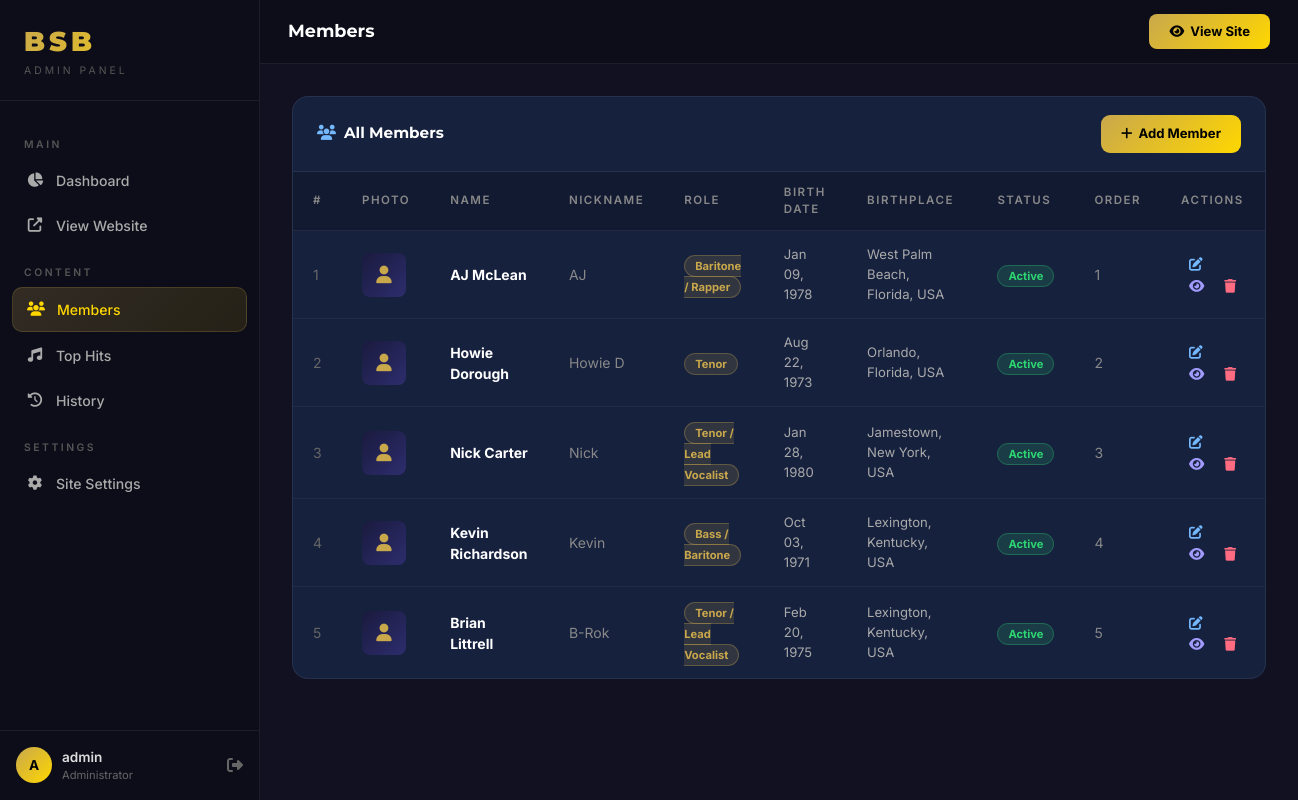
Screenshot of /dashboard/members/index.php (signed in) with the database file from the repository.
### tables this page shows
CREATE TABLE IF NOT EXISTS members (
  id          INT AUTO_INCREMENT PRIMARY KEY,
  name        VARCHAR(100)  NOT NULL,
  nickname    VARCHAR(100)  DEFAULT NULL,
  birthdate   DATE          DEFAULT NULL,
  birthplace  VARCHAR(150)  DEFAULT NULL,
  role        VARCHAR(100)  DEFAULT NULL,
  photo       VARCHAR(255)  DEFAULT NULL,
  bio         TEXT          DEFAULT NULL,
  social_ig   VARCHAR(255)  DEFAULT NULL,
  social_tw   VARCHAR(255)  DEFAULT NULL,
  social_fb   VARCHAR(255)  DEFAULT NULL,
  is_active   TINYINT(1)    DEFAULT 1,
  display_order INT         DEFAULT 0,
  created_at  TIMESTAMP     DEFAULT CURRENT_TIMESTAMP,
  updated_at  TIMESTAMP     DEFAULT CURRENT_TIMESTAMP ON UPDATE CURRENT_TIMESTAMP
);

### dashboard/members/index.php (the view, shortened to what this page needs)
<?php
$pdo     = getDB();
$members = $pdo->query("SELECT * FROM members ORDER BY display_order ASC, id ASC")->fetchAll();
require_once __DIR__ . '/../layout_header.php';
?>
<div class="content-card">
  <div class="content-card-header">
    <span class="content-card-title"><i class="fas fa-users me-2" style="color:#74b9ff;"></i>All Members</span>
    <a href="create.php" class="btn-add text-decoration-none"><i class="fas fa-plus"></i> Add Member</a>
  </div>
  <div class="content-card-body">
    <table class="bsb-table">
      <thead><tr>
        <th>#</th><th>Photo</th><th>Name</th><th>Nickname</th><th>Role</th><th>Birth Date</th><th>Birthplace</th><th>Status</th><th>Order</th><th>Actions</th>
      </tr></thead>
      <tbody>
      <?php foreach ($members as $i => $m): ?>
      <tr>
        <td style="color:#666;"><?= $m['id'] ?></td>
        <td>
          <?php if (!empty($m['photo'])): ?>
            <img src="<?= SITE_URL ?>/uploads/members/<?= htmlspecialchars($m['photo']) ?>" class="table-thumb" alt="">
          <?php else: ?>
            <div class="table-thumb-ph"><i class="fas fa-user"></i></div>
          <?php endif; ?>
        </td>
        <td><strong style="color:#fff;"><?= htmlspecialchars($m['name']) ?></strong></td>
        <td style="color:#888;"><?= htmlspecialchars($m['nickname'] ?? '—') ?></td>
        <td><span class="badge-gold"><?= htmlspecialchars($m['role'] ?? '—') ?></span></td>
        <td style="color:#aaa;font-size:.82rem;"><?= $m['birthdate'] ? date('M d, Y', strtotime($m['birthdate'])) : '—' ?></td>
        <td style="color:#aaa;font-size:.82rem;"><?= htmlspecialchars($m['birthplace'] ?? '—') ?></td>
        <td><?= $m['is_active'] ? '<span class="badge-active">Active</span>' : '<span class="badge-inactive">Hidden</span>' ?></td>
        <td style="color:#888;"><?= $m['display_order'] ?></td>
        <td>
          <a href="edit.php?id=<?= $m['id'] ?>" class="btn-action btn-edit" title="Edit"><i class="fas fa-edit"></i></a>
          <a href="toggle.php?id=<?= $m['id'] ?>" class="btn-action btn-toggle" title="Toggle Visibility"><i class="fas fa-eye<?= $m['is_active'] ? '' : '-slash' ?>"></i></a>
          <a href="delete.php?id=<?= $m['id'] ?>" class="btn-action btn-delete confirm-delete" title="Delete"><i class="fas fa-trash"></i></a>
        </td>
      </tr>
      <?php endforeach; ?>
      </tbody>
    </table>
  </div>
</div>
<?php require_once __DIR__ . '/../layout_footer.php'; ?>

### dashboard/layout_header.php (style rules this page uses)
:root { --gold:#c9a84c; --gold-light:#ffd700; --sidebar-bg:#0d0d1a; --sidebar-width:260px; --topbar-h:64px; --body-bg:#111122; --card-bg:#16213e; --border:rgba(255,255,255,.07); }
*,*::before,*::after { box-sizing:border-box; margin:0; padding:0; }
body { font-family:'Inter',sans-serif; background:var(--body-bg); color:#e0e0e0; display:flex; min-height:100vh; overflow-x:hidden; }
.content-card { background:var(--card-bg); border-radius:16px; border:1px solid var(--border); overflow:hidden; }
.content-card-header { padding:18px 24px; border-bottom:1px solid var(--border); display:flex; align-items:center; justify-content:space-between; }
.content-card-title { font-family:'Montserrat',sans-serif; font-weight:700; font-size:.95rem; color:#fff; }
.content-card-body { padding:0; }
.bsb-table { width:100%; border-collapse:collapse; font-size:.875rem; }
.bsb-table th { padding:12px 20px; border-bottom:1px solid var(--border); color:#888; font-size:.72rem; letter-spacing:1.5px; text-transform:uppercase; font-weight:600; background:rgba(0,0,0,.2); }
.bsb-table td { padding:14px 20px; border-bottom:1px solid rgba(255,255,255,.04); color:#ccc; vertical-align:middle; }
.bsb-table tr:last-child td { border-bottom:none; }
.table-thumb-ph { width:44px; height:44px; border-radius:8px; background:linear-gradient(135deg,#1a1a3e,#2d2d6e); display:flex; align-items:center; justify-content:center; color:#c9a84c; font-size:1.1rem; }
.badge-active { background:rgba(46,213,115,.15); color:#2ed573; border:1px solid rgba(46,213,115,.3); padding:3px 10px; border-radius:20px; font-size:.7rem; font-weight:700; }
.badge-gold { background:rgba(201,168,76,.15); color:#c9a84c; border:1px solid rgba(201,168,76,.3); padding:3px 10px; border-radius:20px; font-size:.7rem; font-weight:700; }
.btn-add { background:linear-gradient(135deg,#c9a84c,#ffd700); color:#000; border:none; padding:9px 20px; border-radius:9px; font-weight:700; font-size:.82rem; transition:transform .2s; display:flex; align-items:center; gap:6px; }
.btn-action { background:none; border:none; padding:5px 8px; border-radius:7px; cursor:pointer; font-size:.85rem; transition:background .2s,color .2s; }
.btn-edit { color:#74b9ff; }
.btn-delete { color:#ff6b81; }
.btn-toggle { color:#a29bfe; }

### rows the page displays
members: id "1", name "AJ McLean", nickname "AJ", role "Baritone / Rapper", birthdate "Jan 09, 1978", birthplace "West Palm Beach, Florida, USA", is_active "Active", display_order "1"
members: id "2", name "Howie Dorough", nickname "Howie D", role "Tenor", birthdate "Aug 22, 1973", birthplace "Orlando, Florida, USA", is_active "Active", display_order "2"
members: id "3", name "Nick Carter", nickname "Nick", role "Tenor / Lead Vocalist", birthdate "Jan 28, 1980", birthplace "Jamestown, New York, USA", is_active "Active", display_order "3"
members: id "4", name "Kevin Richardson", nickname "Kevin", role "Bass / Baritone", birthdate "Oct 03, 1971", birthplace "Lexington, Kentucky, USA", is_active "Active", display_order "4"
members: id "5", name "Brian Littrell", nickname "B-Rok", role "Tenor / Lead Vocalist", birthdate "Feb 20, 1975", birthplace "Lexington, Kentucky, USA", is_active "Active", display_order "5"

### other values shown
substr($adminUser,0,1) "A"
$adminUser "admin"
$pageTitle "Members"
